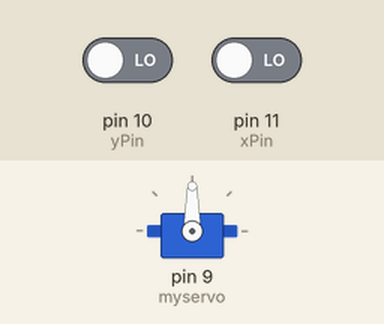
A sketch run on a simulated Arduino Uno, built with avr-gcc and run on an emulated ATmega328P. Shown: servo. The inputs (shaded band) are chosen by the test bench; at power-on: pin 11 (xPin) LOW, pin 10 (yPin) LOW.

Above: at 1.2 s.
1.3 s: pin 11 (xPin) driven HIGH
At 1.45 s:
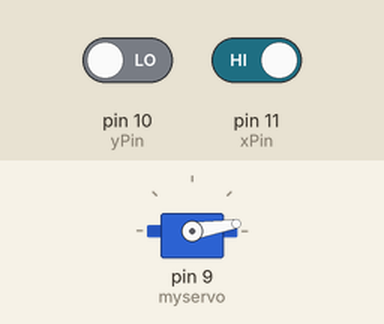
4.3 s: pin 10 (yPin) driven HIGH
At 5.1 s:
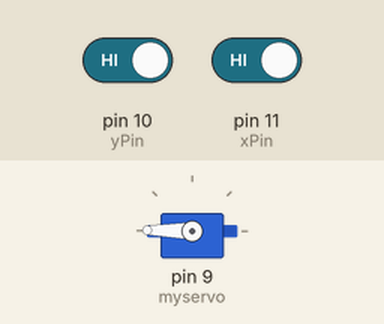
Timing chart, 0 to 7.3 s (numbered marks = the images above; inputs shaded):
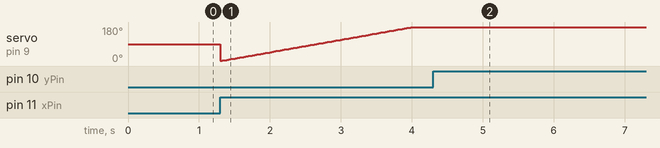

The sketch:

MicroServo.ino
```cpp
#include <Servo.h>


const int xPin = 11;     // the number of the pushbutton pin
const int yPin = 10;     // the number of the pushbutton pin


Servo myservo;  // create servo object to control a servo
// twelve servo objects can be created on most boards

int pos = 0;    // variable to store the servo position


// variables will change:
int xPos = 0;
int yPos = 0;

void setup() {
    myservo.attach(9);  // attaches the servo on pin 9 to the servo object

  pinMode(xPin, INPUT);
  pinMode(yPin, INPUT);
}

void loop() {
  // read the state of the pushbutton value:
  xPos = digitalRead(xPin);
  yPos = digitalRead(yPin);

    if (xPos == 1 && pos != 180) {
      pos += 1;
      xPos = 0;
    myservo.write(pos);              // tell servo to go to position in variable 'pos'
    delay(15);                       // waits 15ms for the servo to reach the position
  }

    if (yPos == 1 && pos != 0) {
      pos -= 1;
      yPos = 0;
    myservo.write(pos);              // tell servo to go to position in variable 'pos'
    delay(15);                       // waits 15ms for the servo to reach the position
  }
}
```

Measured:
- after the input at 4.3 s, servo on pin 9 (myservo): 180° → 179° at once
